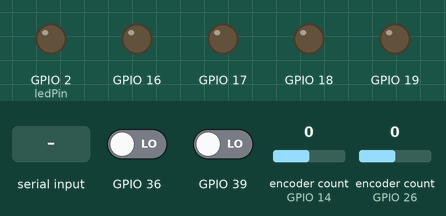
A sketch run on a simulated ESP32. Parts: output pins drawn as LEDs (lit = HIGH). Inputs (shaded band) come from the test bench; at power-on: GPIO 36 LOW, GPIO 39 LOW, encoder count (sensors on GPIO 14, GPIO 26) 0. EEPROM starts erased; pins used as bus, display or sensor lines are not drawn; what the sketch prints to the serial monitor is not drawn.

Above: at 1.2 s.
1.3 s: "CALIBRAR\n" received over Serial
At 1.7 s:
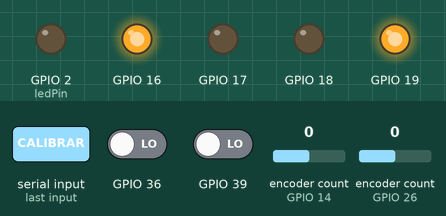
8.8 s: "SUBIR\n" received over Serial
At 9.8 s:
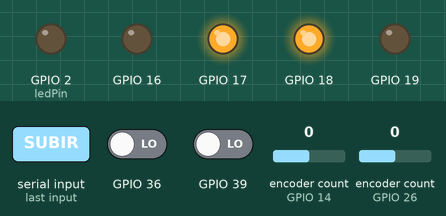
10.3 s: "DESCER\n" received over Serial
At 11.0 s:
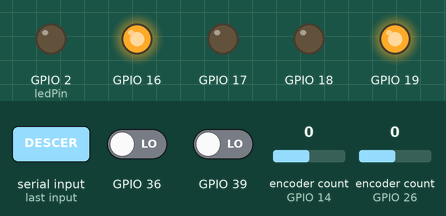
Timing chart, 0 to 13.3 s (numbered marks = the images above; inputs shaded):
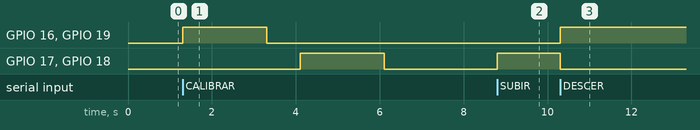

The sketch:

main.ino
```cpp
#include <Wire.h>
#include "driver/gpio.h"

// #include <Adafruit_GFX.h>
// #include <Adafruit_SSD1306.h>
#include <Arduino_JSON.h>
#include "Motor.h"
#include "Controles.h"

// #define SCREEN_WIDTH 128
// #define SCREEN_HEIGHT 64
// #define SCREEN_ADDRESS 0x3c
// #define OLED_RESET -1

bool ledState = 0;
const int ledPin = 2;

Motor esquerda(17, 16, 26, 25);  // GPIO 25: pino de direção do encoder esq
Motor direita(18, 19, 14, 27);   // GPIO 27: pino de direção do encoder dir

Controles controles(
  36,
  39,
  34,
  &esquerda,
  &direita);

// Adafruit_SSD1306 tela(SCREEN_WIDTH, SCREEN_HEIGHT, &Wire, OLED_RESET);


void setup() {
  // Serial port for debugging purposes
  Serial.begin(115200);
  Serial.println("Inicializando");
  pinMode(ledPin, OUTPUT);

  // Libera pino 13 do modo JTAG/MTCK para uso como GPIO normal
  gpio_reset_pin(GPIO_NUM_13);
  pinMode(13, INPUT_PULLUP);  // Sobrescreve o pull-down padrão do gpio_reset_pin

  esquerda.begin();
  direita.begin();
  controles.begin();
  esquerda.startEncoderTask();
  direita.startEncoderTask();

  // if (!tela.begin(SSD1306_SWITCHCAPVCC, SCREEN_ADDRESS)) {
  //   Serial.println("{\"tipo\":\"erro\",\"msg\":\"oled_falhou\"}");
  // }
  // tela.clearDisplay();
  // tela.setTextSize(1);
  // tela.setTextColor(WHITE);
  // tela.setCursor(0, 0);
  // tela.print("Iniciando...");
  // tela.display();
}

void loop() {
  lerComandoSerial();
  controles.loop();
  // controles.printStatus(&tela);
  publicarSerial();
}
```

Controles.cpp
```cpp
#include "Motor.h"
#include "Arduino.h"
#include "Controles.h"
// #include <Wire.h>
// #include <Adafruit_GFX.h>
// #include <Adafruit_SSD1306.h>

int dir;
int lastDir;

Controles::Controles(int inputSubir, int inputDescer, int inputAlturaCustom, Motor *esquerda, Motor *direita) {
  this->_inputSubir = inputSubir;
  this->_inputDescer = inputDescer;
  this->_motorEsquerda = esquerda;
  this->_motorDireita = direita;
  this->_lastStep = 0;
  this->_direcao = PARAR;
  this->_serialComando = PARAR;
  this->_calibrando = false;
  this->_ultimaSincronizacao = 0;
  this->_erroSincAtual = 0;
  this->_recuperando = false;
  this->_stepsEInicio = 0;
  this->_stepsDInicio = 0;
  this->_modoPreset = false;
  this->_alvoEmCm = 0.0f;
}

void Controles::begin() {
  pinMode(this->_inputSubir, INPUT);
  pinMode(this->_inputDescer, INPUT);
}

void Controles::loop() {
  if (_calibrando) return;

  bool isSubir = digitalRead(this->_inputSubir);
  bool isDescer = digitalRead(this->_inputDescer);

  // Botao fisico cancela recuperacao
  if (_recuperando && (isSubir || isDescer)) {
    _recuperando = false;
    _motorEsquerda->parar();
    _motorDireita->parar();
  }

  // Durante recuperacao, volta para posicao inicial
  if (_recuperando) {
    int stepsE = _motorEsquerda->getSteps();
    if (stepsE > _stepsEInicio) {
      _motorEsquerda->descer();
      _motorDireita->descer();
      dir = -1;
    } else if (stepsE < _stepsEInicio) {
      _motorEsquerda->subir();
      _motorDireita->subir();
      dir = 1;
    } else {
      _motorEsquerda->parar();
      _motorDireita->parar();
      _recuperando = false;
      dir = 0;
      Serial.println("{\"tipo\":\"info\",\"msg\":\"recuperacao_concluida\"}");
    }
    this->_verificaDirecao();
    return;
  }

  // Modo preset: mover para altura alvo
  if (_modoPreset) {
    if (isSubir || isDescer) {
      _modoPreset = false;
      _motorEsquerda->parar();
      _motorDireita->parar();
      dir = 0;
      this->_verificaDirecao();
      return;
    }
    float posAtual = _motorEsquerda->getPosicaoEmCentimetros();
    float diff = _alvoEmCm - posAtual;
    if (abs(diff) < PRESET_TOLERANCIA_CM) {
      _motorEsquerda->parar();
      _motorDireita->parar();
      _modoPreset = false;
      dir = 0;
      char json[80];
      snprintf(json, sizeof(json),
        "{\"tipo\":\"info\",\"msg\":\"preset_concluido\",\"posicao\":%.2f}", posAtual);
      Serial.println(json);
    } else if (diff > 0) {
      if (_direcao == PARAR) {
        _stepsEInicio = _motorEsquerda->getSteps();
        _stepsDInicio = _motorDireita->getSteps();
      }
      _motorEsquerda->subir();
      _motorDireita->subir();
      dir = 1;
    } else {
      if (_direcao == PARAR) {
        _stepsEInicio = _motorEsquerda->getSteps();
        _stepsDInicio = _motorDireita->getSteps();
      }
      _motorEsquerda->descer();
      _motorDireita->descer();
      dir = -1;
    }
    if (millis() - _ultimaSincronizacao >= 20) {
      _sincronizarMotores();
      _ultimaSincronizacao = millis();
    }
    this->_verificaDirecao();
    return;
  }

  if (isSubir && !isDescer) {
    if (_direcao == PARAR) {
      _stepsEInicio = _motorEsquerda->getSteps();
      _stepsDInicio = _motorDireita->getSteps();
    }
    _serialComando = PARAR;  // botao cancela comando serial
    this->_motorEsquerda->subir();
    this->_motorDireita->subir();
    dir = 1;
  } else if (!isSubir && isDescer) {
    if (_direcao == PARAR) {
      _stepsEInicio = _motorEsquerda->getSteps();
      _stepsDInicio = _motorDireita->getSteps();
    }
    _serialComando = PARAR;  // botao cancela comando serial
    this->_motorEsquerda->descer();
    this->_motorDireita->descer();
    dir = -1;
  } else if (_serialComando == SUBIR) {
    this->_motorEsquerda->subir();
    this->_motorDireita->subir();
    dir = 1;
  } else if (_serialComando == DESCER) {
    this->_motorEsquerda->descer();
    this->_motorDireita->descer();
    dir = -1;
  } else {
    this->_motorEsquerda->parar();
    this->_motorDireita->parar();
    dir = 0;
  }

  if (millis() - _ultimaSincronizacao >= 20) {
    _sincronizarMotores();
    _ultimaSincronizacao = millis();
  }

  this->_verificaDirecao();
}

void Controles::_verificaDirecao() {
  int currentStep = this->_motorEsquerda->getSteps();
  DIRECAO anterior = this->_direcao;

  if (currentStep > this->_lastStep) {
    this->_direcao = SUBIR;
  } else if (currentStep < this->_lastStep) {
    this->_direcao = DESCER;
  } else {
    this->_direcao = PARAR;
  }

  // Salva posicao na NVS ao parar
  if (anterior != PARAR && this->_direcao == PARAR) {
    _motorEsquerda->saveSteps();
    _motorDireita->saveSteps();
  }

  this->_lastStep = currentStep;
}

void Controles::subir() {
  _stepsEInicio = _motorEsquerda->getSteps();
  _stepsDInicio = _motorDireita->getSteps();
  _recuperando = false;
  _serialComando = SUBIR;
  this->_motorEsquerda->subir();
  this->_motorDireita->subir();
}

void Controles::descer() {
  _stepsEInicio = _motorEsquerda->getSteps();
  _stepsDInicio = _motorDireita->getSteps();
  _recuperando = false;
  _serialComando = DESCER;
  this->_motorEsquerda->descer();
  this->_motorDireita->descer();
}

void Controles::parar() {
  _serialComando = PARAR;
  _modoPreset = false;
  this->_motorEsquerda->parar();
  this->_motorDireita->parar();
}

void Controles::irPara(float alvoEmCm) {
  if (alvoEmCm < 84.0f || alvoEmCm > 144.0f) {
    Serial.println("{\"tipo\":\"erro\",\"msg\":\"preset_fora_de_faixa\"}");
    return;
  }
  _alvoEmCm = alvoEmCm;
  _stepsEInicio = _motorEsquerda->getSteps();
  _stepsDInicio = _motorDireita->getSteps();
  _modoPreset = true;
  _recuperando = false;
  char json[72];
  snprintf(json, sizeof(json),
    "{\"tipo\":\"info\",\"msg\":\"preset_iniciado\",\"alvo\":%.1f}", alvoEmCm);
  Serial.println(json);
}

void Controles::custom() {
}

DIRECAO Controles::getDirecao() const {
  return _direcao;
}

bool Controles::isBotaoSubir() const {
  return digitalRead(_inputSubir);
}

bool Controles::isBotaoDescer() const {
  return digitalRead(_inputDescer);
}

int Controles::getErroSincPulsos() const {
  return _erroSincAtual;
}

void Controles::_sincronizarMotores() {
  if (_recuperando) return;

  // _direcao vem do encoder e só atualiza no fim do loop. Após PARAR, parar() zera o PWM
  // mas _direcao ainda pode ser SUBIR/DESCER — setVelocidade religava analogWrite. Usar `dir`.
  if (dir == 0) {
    _motorEsquerda->setVelocidade(255);
    _motorDireita->setVelocidade(255);
    _erroSincAtual = 0;
    return;
  }

  int stepsE = _motorEsquerda->getSteps();
  int stepsD = _motorDireita->getSteps();
  int pulsosE = _motorEsquerda->getPulsosCalibrados();
  int pulsosD = _motorDireita->getPulsosCalibrados();

  if (pulsosE <= 0 || pulsosD <= 0) return;

  float deltaE = (float)(stepsE - _stepsEInicio) / pulsosE;
  float deltaD = (float)(stepsD - _stepsDInicio) / pulsosD;
  float erro = deltaE - deltaD;

  _erroSincAtual = (int)(erro * 6800);

  if (abs(_erroSincAtual) > EMERGENCIA_PULSOS) {
    _motorEsquerda->parar();
    _motorDireita->parar();
    _serialComando = PARAR;
    _recuperando = true;
    _modoPreset = false;
    // Distingue encoder inativo (um lado zerado) de desincronizacao real
    bool encoderInativo = (stepsD == _stepsDInicio) || (stepsE == _stepsEInicio);
    if (encoderInativo) {
      Serial.println("{\"tipo\":\"erro\",\"msg\":\"encoder_inativo\"}");
    } else {
      Serial.println("{\"tipo\":\"erro\",\"msg\":\"sinc_emergencia\"}");
    }
    return;
  }

  if (erro > 0.0005f) {
    int velE = constrain((int)(255.0f - GANHO_SINC * erro), VEL_MIN_SINC, 255);
    _motorEsquerda->setVelocidade(velE);
    _motorDireita->setVelocidade(255);
  } else if (erro < -0.0005f) {
    int velD = constrain((int)(255.0f + GANHO_SINC * erro), VEL_MIN_SINC, 255);
    _motorEsquerda->setVelocidade(255);
    _motorDireita->setVelocidade(velD);
  } else {
    _motorEsquerda->setVelocidade(255);
    _motorDireita->setVelocidade(255);
  }
}

void Controles::calibrar() {
  _calibrando = true;
  _serialComando = PARAR;

  // 1. Publicar status
  // tela->clearDisplay();
  // tela->setCursor(0, 0);
  // tela->setTextSize(1);
  // tela->println("Calibrando...");
  // tela->println("Descendo...");
  // tela->display();
  Serial.println("{\"tipo\":\"status\",\"status\":\"calibrando\"}");

  // 2. Descer ambos os motores
  _motorEsquerda->descer();
  _motorDireita->descer();

  // 3. Aguardar ate ambos travarem (fim de curso inferior)
  delay(2000);  // tempo minimo para comecar a mover
  while (!(_motorEsquerda->isTravado(800) && _motorDireita->isTravado(800))) {
    delay(50);
  }

  // 4. Parar e zerar steps
  _motorEsquerda->parar();
  _motorDireita->parar();
  delay(300);
  _motorEsquerda->setSteps(0);
  _motorDireita->setSteps(0);

  // 5. Publicar status de subida
  // tela->clearDisplay();
  // tela->setCursor(0, 0);
  // tela->println("Subindo para");
  // tela->println("medir...");
  // tela->display();
  Serial.println("{\"tipo\":\"status\",\"status\":\"calibrando_subindo\"}");

  delay(500);

  // 6. Subir ambos os motores
  _motorEsquerda->subir();
  _motorDireita->subir();

  // 7. Aguardar ate ambos travarem (fim de curso superior)
  delay(2000);
  while (!(_motorEsquerda->isTravado(800) && _motorDireita->isTravado(800))) {
    delay(50);
  }

  // 8. Registrar pulsos medidos
  int pulsosE = _motorEsquerda->getSteps();
  int pulsosD = _motorDireita->getSteps();

  // 9. Parar motores
  _motorEsquerda->parar();
  _motorDireita->parar();

  // 10. Salvar via Preferences (NVS)
  _motorEsquerda->setPulsosCalibrados(pulsosE);
  _motorDireita->setPulsosCalibrados(pulsosD);
  _motorEsquerda->saveSteps();
  _motorDireita->saveSteps();

  // 11. Publicar resultado
  // tela->clearDisplay();
  // tela->setCursor(0, 0);
  // tela->println("Calibrado!");
  // char buf[32];
  // snprintf(buf, sizeof(buf), "E:%d D:%d", pulsosE, pulsosD);
  // tela->println(buf);
  // tela->display();

  char json[96];
  snprintf(json, sizeof(json),
    "{\"tipo\":\"calibracao\",\"pulsosE\":%d,\"pulsosD\":%d}",
    pulsosE, pulsosD);
  Serial.println(json);

  _calibrando = false;
}

void Controles::printStatus() {
  // tela->clearDisplay();
  // tela->setCursor(0, 0);
  // tela->setTextSize(2);
  // if (this->_direcao == SUBIR) {
  //   tela->println("Subindo");
  // } else if (this->_direcao == DESCER) {
  //   tela->println("Descendo");
  // } else {
  //   tela->println("Parado");
  // }
  // tela->setTextSize(4);
  // char total[16];
  // float posicaoEmCentimetros = this->_motorEsquerda->getPosicaoEmCentimetros();
  // dtostrf(posicaoEmCentimetros, 3, 2, total);
  // char *cm = strtok(total, ".");
  // tela->print(cm);
  // tela->println("cm");
  // char *mm = strtok(NULL, ".");
  // tela->setTextSize(1);
  // tela->print(mm);
  // tela->print("mm");
  // tela->printf(" S:%d", _erroSincAtual);
  // tela->setCursor(0, 56);
  // tela->setTextSize(1);
  // tela->print(digitalRead(_inputSubir) ? "[^]" : " ^ ");
  // tela->print(digitalRead(_inputDescer) ? "[v]" : " v ");
  // tela->display();
}
```

Controles.h
```cpp
#ifndef Controles_h
#define Controles_h

#include "Motor.h"
#include "Arduino.h"
// #include <Wire.h>
// #include <Adafruit_GFX.h>
// #include <Adafruit_SSD1306.h>

class Controles {
public:
  Controles(int inputSubir, int inputDescer, int inputAlturaCustom, Motor *esquerda, Motor *direita);
  void begin();
  void subir();
  void descer();
  void loop();
  void parar();
  void custom();
  void calibrar();
  void printStatus();
  DIRECAO getDirecao() const;
  int getErroSincPulsos() const;
  void irPara(float alvoEmCm);
  bool isBotaoSubir() const;
  bool isBotaoDescer() const;

private:
  void _verificaDirecao();
  void _sincronizarMotores();
  int _inputSubir;
  int _inputDescer;
  int _inputAlturaCustom;
  Motor* _motorEsquerda;
  Motor* _motorDireita;
  DIRECAO _direcao;
  DIRECAO _serialComando;
  int _lastStep;
  bool _calibrando;
  unsigned long _ultimaSincronizacao;
  int _erroSincAtual;
  bool _recuperando;
  int _stepsEInicio;
  int _stepsDInicio;
  bool _modoPreset;
  float _alvoEmCm;
  static constexpr float PRESET_TOLERANCIA_CM = 0.3f;
  static const int GANHO_SINC = 1500;
  static const int VEL_MIN_SINC = 160;
  static const int EMERGENCIA_PULSOS = 400;
};

#endif
```

Motor.h
```cpp
#ifndef Motor_h
#define Motor_h

#include "Arduino.h"
#include <ESP32Encoder.h>

enum DIRECAO { SUBIR, DESCER, PARAR };

class Motor {
public:
  Motor(int outputSobe, int outputDesce, int encoderPin, int encoderPinDir);
  void subir();
  void descer();
  void parar();
  int getSteps();
  void setSteps(int s);
  int getEncoderPin();
  void begin();
  float getPosicaoEmCentimetros();
  bool isTravado(int timeoutMs);
  int getPulsosCalibrados();
  void setPulsosCalibrados(int p);
  void setVelocidade(int v);
  int getVelocidade() const;
  void saveSteps();
  void startEncoderTask();

private:
  static void _tarefaEncoder(void* arg);
  /** Dead-time (µs) entre desligar um lado do H-bridge e ligar o outro — só na troca de direção. */
  static constexpr uint8_t MOTOR_DEAD_TIME_US = 15;
  int _outputSobe;
  int _outputDesce;
  int _velocidade;
  int _encoderPin;
  int _encoderPinDir;
  int _direcao;
  ESP32Encoder _encoder;
  volatile unsigned long _ultimoPulsoTime;
  int _pulsosCalibrados;
  TaskHandle_t _taskHandle;
  int _ultimoStepAmostrado;
};

#endif
```

serial_bridge.ino
```cpp
// Ponte Serial <-> MQTT (lado ESP32)
// Funcoes chamadas de main.ino: lerComandoSerial() e publicarSerial()
// As variaveis esquerda, direita, controles e tela sao globais de main.ino

static DIRECAO _ultimaDirecao = PARAR;
static float _ultimaPosicao = -1.0f;
static unsigned long _ultimaPublicacao = 0;

// Le uma linha do Serial e executa o comando correspondente
void lerComandoSerial() {
  if (!Serial.available()) return;

  String linha = Serial.readStringUntil('\n');
  linha.trim();

  if (linha == "SUBIR") {
    controles.subir();
  } else if (linha == "DESCER") {
    controles.descer();
  } else if (linha == "PARAR") {
    controles.parar();
  } else if (linha == "CALIBRAR") {
    controles.calibrar();
  } else if (linha.startsWith("IR:")) {
    float alvo = linha.substring(3).toFloat();
    controles.irPara(alvo);
  }
}

// Publica JSON no Serial quando ha mudanca de estado ou posicao
void publicarSerial() {
  float posE = esquerda.getPosicaoEmCentimetros();
  DIRECAO direcaoAtual = controles.getDirecao();
  unsigned long agora = millis();

  bool mudouDirecao = (direcaoAtual != _ultimaDirecao);
  bool mudouPosicao = (posE - _ultimaPosicao > 0.05f || _ultimaPosicao - posE > 0.05f);
  bool tempoPassou500  = (agora - _ultimaPublicacao) > 500;
  bool tempoPassou5s   = (agora - _ultimaPublicacao) > 5000;

  // Publica se: mudou algo, a cada 500ms em movimento, ou a cada 5s parada (para o HA)
  if (!mudouDirecao && !mudouPosicao
      && !(direcaoAtual != PARAR && tempoPassou500)
      && !tempoPassou5s) {
    return;
  }

  int stepsE = esquerda.getSteps();
  int stepsD = direita.getSteps();

  const char* statusStr;
  if (direcaoAtual == SUBIR) statusStr = "subindo";
  else if (direcaoAtual == DESCER) statusStr = "descendo";
  else statusStr = "parado";

  int erroSync = controles.getErroSincPulsos();
  int velE = esquerda.getVelocidade();
  int velD = direita.getVelocidade();

  int btnS = controles.isBotaoSubir() ? 1 : 0;
  int btnD = controles.isBotaoDescer() ? 1 : 0;

  char json[256];
  snprintf(json, sizeof(json),
    "{\"tipo\":\"status\",\"posicao\":%.2f,\"status\":\"%s\",\"stepsE\":%d,\"stepsD\":%d,\"erroSync\":%d,\"velE\":%d,\"velD\":%d,\"btnS\":%d,\"btnD\":%d}",
    posE, statusStr, stepsE, stepsD, erroSync, velE, velD, btnS, btnD);
  Serial.println(json);

  _ultimaDirecao = direcaoAtual;
  _ultimaPosicao = posE;
  _ultimaPublicacao = agora;
}
```

Source omitted: Motor.cpp (5297 bytes), http.ino (7322 bytes)

Measured:
- after the input at 1.3 s, GPIO 16, GPIO 19: LOW → HIGH at once, → LOW 2.0 s later; GPIO 17, GPIO 18: LOW → HIGH after 2.8 s, → LOW 2.0 s later
- after the input at 8.8 s, GPIO 17, GPIO 18: LOW → HIGH at once
- after the input at 10.3 s, GPIO 16, GPIO 19: LOW → HIGH at once; GPIO 17, GPIO 18: HIGH → LOW at once
